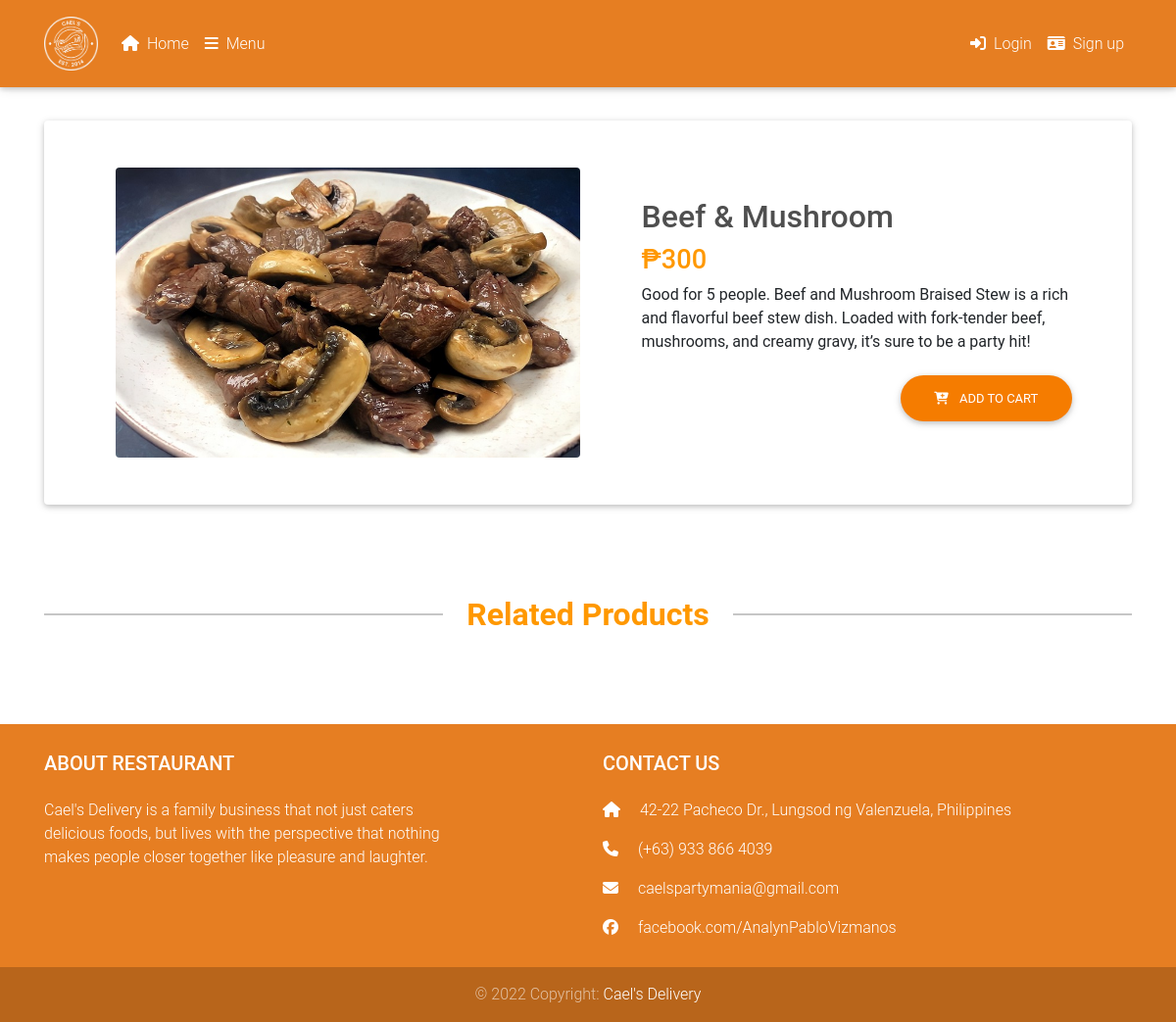
Page /pages/details/4 on the committed database.
### tables this page shows
CREATE TABLE `products` (
  `product_id` int(11) NOT NULL,
  `product_name` varchar(255) NOT NULL,
  `product_price` varchar(255) NOT NULL,
  `product_description` text NOT NULL,
  `product_image` text NOT NULL,
  `product_status` int(11) NOT NULL DEFAULT 0,
  `category_id` int(11) NOT NULL,
  `created_at` datetime NOT NULL DEFAULT current_timestamp()
);

### app/helpers/auth.php (called while the page is built, shortened)
<?php
class Auth
{
  public static function adminAuth()
  {
    if (isset($_SESSION['user_role']) && trim($_SESSION['user_role']) == 'admin') {
      return true;
    } else {
      return false;
    }
  }
}

### app/libraries/Core.php (called while the page is built, shortened)
<?php
class Core
{
  protected $currentMethod = 'index';
  public function __construct()
  {
    $url = $this->getUrl();
    if (isset($url[0])) {
      if (file_exists('../app/controllers/' . ucwords($url[0]) . '.php')) {
        unset($url[0]);
      }
    }
    $this->currentController = new $this->currentController;
    if (isset($url[1])) {
      if (method_exists($this->currentController, $url[1])) {
        $this->currentMethod = $url[1];
        unset($url[1]);
      }
    }
    $this->params = $url ? array_values($url) : [];
    call_user_func_array([$this->currentController, $this->currentMethod], $this->params);
  }
  public function getUrl()
  {
    if (isset($_GET['url'])) {
      $url = rtrim($_GET['url'], '/');
      $url = filter_var($url, FILTER_SANITIZE_URL);
      $url = explode('/', $url);
      return $url;
    }
  }
}

### public/index.php (called while the page is built, shortened)
<?php
$init = new Core;

### app/libraries/Database.php (called while the page is built, shortened)
<?php
class Database
{
	private $host = DB_HOST;
	private $user = DB_USER;
	private $pass = DB_PASS;
	private $dbname = DB_NAME;
	private $dbh;
	private $stmt;
	public function __construct()
	{
		$dsn = 'mysql:host=' . $this->host . ';dbname=' . $this->dbname;
		$options = array(
			PDO::ATTR_PERSISTENT => true,
			PDO::ATTR_ERRMODE => PDO::ERRMODE_EXCEPTION
		);
		try {
			$this->dbh = new PDO($dsn, $this->user, $this->pass, $options);
		}
		catch (PDOException $e) {
			$this->error = $e->getMessage();
		}
	}
	public function query($query)
	{
		$this->stmt = $this->dbh->prepare($query);
	}
	public function bind($param, $value, $type = null)
	{
		if (is_null($type)) {
			switch (true) {
				default:
					$type = PDO::PARAM_STR;
			}
		}
		$this->stmt->bindValue($param, $value, $type);
	}
	public function execute()
	{
		return $this->stmt->execute();
	}
	public function single()
	{
		$this->execute();
		return $this->stmt->fetch(PDO::FETCH_OBJ);
	}
}

### app/models/Product.php (called while the page is built, shortened)
<?php
class Product
{
  private $db;
  public function __construct()
  {
    $this->db = new Database;
  }
  public function getProductByID($id)
  {
    $this->db->query('SELECT * FROM products WHERE product_id = :id');
    $this->db->bind(':id', $id);
    $row = $this->db->single();
    return $row;
  }
}

### app/views/pages/details.php (the view)
<?php require APPROOT . '/views/inc/header.php'; ?>
<?php require APPROOT . '/views/inc/navbar.php'; ?>
<main>
  <div class="container">
    <section id="productDetails" class="pb-5">
      <div class="card mt-5 hoverable">
        <div class="row d-flex justify-content-center align-items-center">
          <div class="col-lg-6 p-5">
            <img src="<?php echo URLROOT; ?>/img/<?php echo $data['products']->product_image; ?>" class="mx-lg-auto img-fluid rounded" alt="Bootstrap Themes" width="700" height="500" loading="lazy">
          </div>
          <div class="col-lg-5 mr-3 text-center text-md-left">
            <h2 class="h2-responsive text-center text-md-left product-name font-weight-bold dark-grey-text ml-xl-0 ml-4">
              <strong><?php echo $data['products']->product_name; ?></strong>
            </h2>
            <h3 class="h3-responsive text-center text-md-left ml-xl-0 ml-4">
              <span class="orange-text font-weight-bold">
                <strong>&#8369;<?php echo $data['products']->product_price; ?></strong>
              </span>
            </h3>
            <p class="ml-xl-0 ml-4"><?php echo $data['products']->product_description; ?></p>
            <section>
              <div class="row">
                <div class="col-md-12 text-center text-md-left text-md-right">
                  <a href="<?php echo URLROOT; ?>/carts/add/<?php echo $data['products']->product_id; ?>/<?php echo $data['products']->product_price; ?>" class="btn btn-orange btn-rounded" role="button">
                    <i class="fa-solid fa-cart-plus mr-2"></i>
                    Add to cart
                  </a>
                </div>
              </div>
            </section>
          </div>
        </div>
      </div>
    </section>
    <div class="divider-new">
      <h2 class="h2-responsive font-weight-bold orange-text mx-3">
        Related Products
      </h2>
    </div>
    <section class="pb-5">
    </section>
  </div>
</main>
<?php require APPROOT . '/views/inc/footer.php'; ?>

### app/controllers/Pages.php (shortened to what this page needs)
<?php
class Pages extends Controller
{
  public function __construct()
  {
    $this->productModel = $this->model('Product');
  }
  public function details($id)
  {
    if (Auth::adminAuth()) {
      redirect('admins/index');
    } else {
      $products = $this->productModel->getProductByID($id);
      $data = [
        'products' => $products
      ];
      $this->view('pages/details', $data);
    }
  }
}

### app/libraries/Controller.php (shortened to what this page needs)
<?php
class Controller
{
  public function model($model)
  {
    return new $model();
  }
  public function view($view, $data = [])
  {
    if (file_exists('../app/views/' . $view . '.php')) {
      require_once '../app/views/' . $view . '.php';
    } else {
      die('View does not exist');
    }
  }
}

### app/views/inc/header.php (shortened to what this page needs)
<!DOCTYPE html>
<html lang="en">
<head>
  <link rel="stylesheet" href="<?php echo URLROOT; ?>/frontend/css/bootstrap.min.css">
  <link rel="stylesheet" href="<?php echo URLROOT; ?>/frontend/css/mdb.min.css">
  <link rel="stylesheet" href="<?php echo URLROOT; ?>/frontend/css/style.css">
</head>
<body class="restaurant-lp">

### app/views/inc/navbar.php (shortened to what this page needs)
<nav class="navbar fixed-top navbar-expand-lg navbar-dark scrolling-navbar">
  <div class="container">
    <a class="navbar-brand" href="<?php echo URLROOT; ?>">
      <img src="<?php echo URLROOT; ?>/img/logo-light.png" alt="Cael Logo" width="55">
    </a>
    <div class="collapse navbar-collapse" id="navbarSupportedContent">
      <ul class="navbar-nav mr-auto smooth-scroll">
        <li class="nav-item">
          <a class="nav-link" href="<?php echo URLROOT; ?>"><i class="fa-solid fa-house mr-2"></i>Home</a>
        </li>
        <li class="nav-item">
          <a class="nav-link" href="<?php echo URLROOT; ?>/pages/menu"><i class="fa-solid fa-bars mr-2"></i>Menu</a>
        </li>
      </ul>
      <ul class="navbar-nav">
        <?php if (isset($_SESSION['user_id'])) : ?>
          <li class="nav-item">
            <a class="nav-link" href="<?php echo URLROOT; ?>/carts"><span class="badge danger-color"><?php echo $_SESSION['user_cart']; ?></span>
              <i class="fa-solid fa-cart-shopping mr-2"></i>Cart</a>
          </li>
          <li class="nav-item">
            <a class="nav-link" href="<?php echo URLROOT; ?>/users/profile/<?php echo $_SESSION['user_id']; ?>"><i class="fa-solid fa-user mr-2"></i>Profile</a>
          </li>
          <li class="nav-item">
            <a class="nav-link" href="<?php echo URLROOT; ?>/users/logout"><i class="fa-solid fa-right-from-bracket mr-2"></i>Logout</a>
          </li>
        <?php else : ?>
          <li class="nav-item">
            <a class="nav-link" href="<?php echo URLROOT; ?>/users/login"><i class="fa-solid fa-right-to-bracket mr-2"></i>Login</a>
          </li>
          <li class="nav-item">
            <a class="nav-link" href="<?php echo URLROOT; ?>/users/signup"><i class="fa-solid fa-id-card mr-2"></i>Sign up</a>
          </li>
        <?php endif; ?>
      </ul>
    </div>
  </div>
</nav>

### app/views/inc/footer.php (shortened to what this page needs)
<footer class="page-footer text-center text-md-left pt-4">
  <div class="container mb-4">
    <div class="row">
      <div class="col-lg-6 pt-1 pb-3 wow bounceInLeft" data-wow-delay="0.3s">
        <h5 class="title mb-4">
          <strong>ABOUT RESTAURANT</strong>
        </h5>
        <p class="w-responsive">
          Cael's Delivery is a family business that not just caters delicious foods, but lives with the perspective that nothing makes people closer together like pleasure and laughter.
        </p>
      </div>
      <div class="col-lg-6 pt-1 pb-1 col-md-6 wow bounceInRight" data-wow-delay="0.3s">
        <h5 class="text-uppercase mb-4">
          <strong>Contact Us</strong>
        </h5>
        <p><i class="fas fa-home mr-3"></i> 42-22 Pacheco Dr., Lungsod ng Valenzuela, Philippines</p>
        <p><i class="fas fa-phone mr-3"></i> (+63) 933 866 4039</p>
        <p><i class="fas fa-envelope mr-3"></i> caelspartymania@gmail.com</p>
        <a href="https://www.facebook.com/AnalynPabloVizmanos" target="_blank"><i class="fab fa-facebook mr-3"></i> facebook.com/AnalynPabloVizmanos</a>
      </div>
    </div>
  </div>
  <div class="footer-copyright py-3 text-center" data-wow-delay="0.3s">
    <div class="container-fluid">
      © 2022 Copyright:
      <a href="<?php echo URLROOT; ?>">
        Cael's Delivery
      </a>
    </div>
  </div>
</footer>
</body>
</html>

### public/frontend/css/style.css (style rules this page uses)
html, body, header, .view.jarallax { height: 100%; min-height: 100%; }
body { padding-top: 75px; }
.restaurant-lp .page-footer { background-color: #e67e22; }
.restaurant-lp .navbar { background-color: #e67e22; }

### rows in the picture
products: product_image (picture), product_name "Beef & Mushroom", product_price "300", product_description "Good for 5 people. Beef and Mushroom Braised Stew is a rich and flavorful beef stew dish. Loaded with fork-tender beef, mushrooms, and creamy gravy, it’s sure to be a party hit!"
